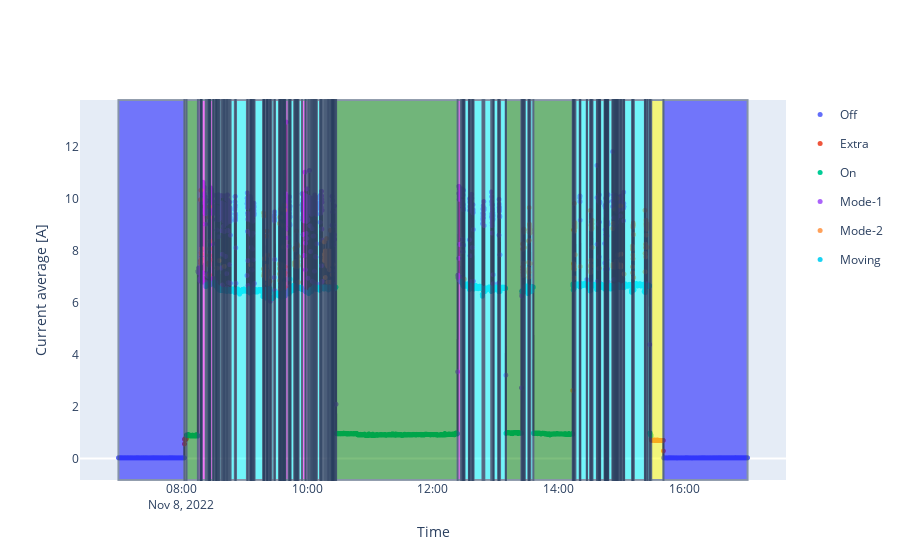

Notebook cell for this chart:
### Code cell
relevant_data.insert(loc=0,column='Date', value=pd.to_datetime(relevant_data.index))
new_df = relevant_data.loc['2022-11-08 07:00:00':'2022-11-08 17:00:00']
new_df['colors'] = new_df['states'].map({0:'Off', 1: 'Mode-2', 2: 'Extra', 3: 'Mode-1', 4:'On', 5:'Moving'})
color_map = {"Off": "blue", "Extra": "yellow", "On": "green", "Mode-1" : "magenta", "Mode-2": "orange", "Moving": "cyan"}

import plotly.express as px
import plotly.graph_objects as go

fig1 = px.line(new_df, x = 'Date', y = 'current_average')
fig1.update_traces(line=dict(color = 'rgba(100,100,100,1)'))
fig2 = px.scatter(new_df, x = 'Date', y = 'current_average', color='colors')
fig2.update_traces(marker=dict(size=5))
fig3 = go.Figure(data=fig1.data + fig2.data).update_layout(xaxis_title="Time", yaxis_title="Current average [A]")

#start background
start_mode = str(new_df.iloc[0]["colors"])
start_date = str(new_df.iloc[0]["Date"])

for index, row in new_df.iterrows():
    current_mode = row["colors"]
    if current_mode != start_mode:
        fig3.add_vrect(x0=start_date, x1=str(row["Date"]), fillcolor=color_map[start_mode], opacity=0.5)
        start_mode = row["colors"]
        start_date = str(row["Date"])

fig3.add_vrect(x0=start_date, x1=str(new_df.iloc[-1]["Date"]), fillcolor=color_map[start_mode], opacity=0.5)
fig3.update_layout(xaxis=dict(showgrid=False), yaxis=dict(showgrid=False))
#end background

fig3.show()
